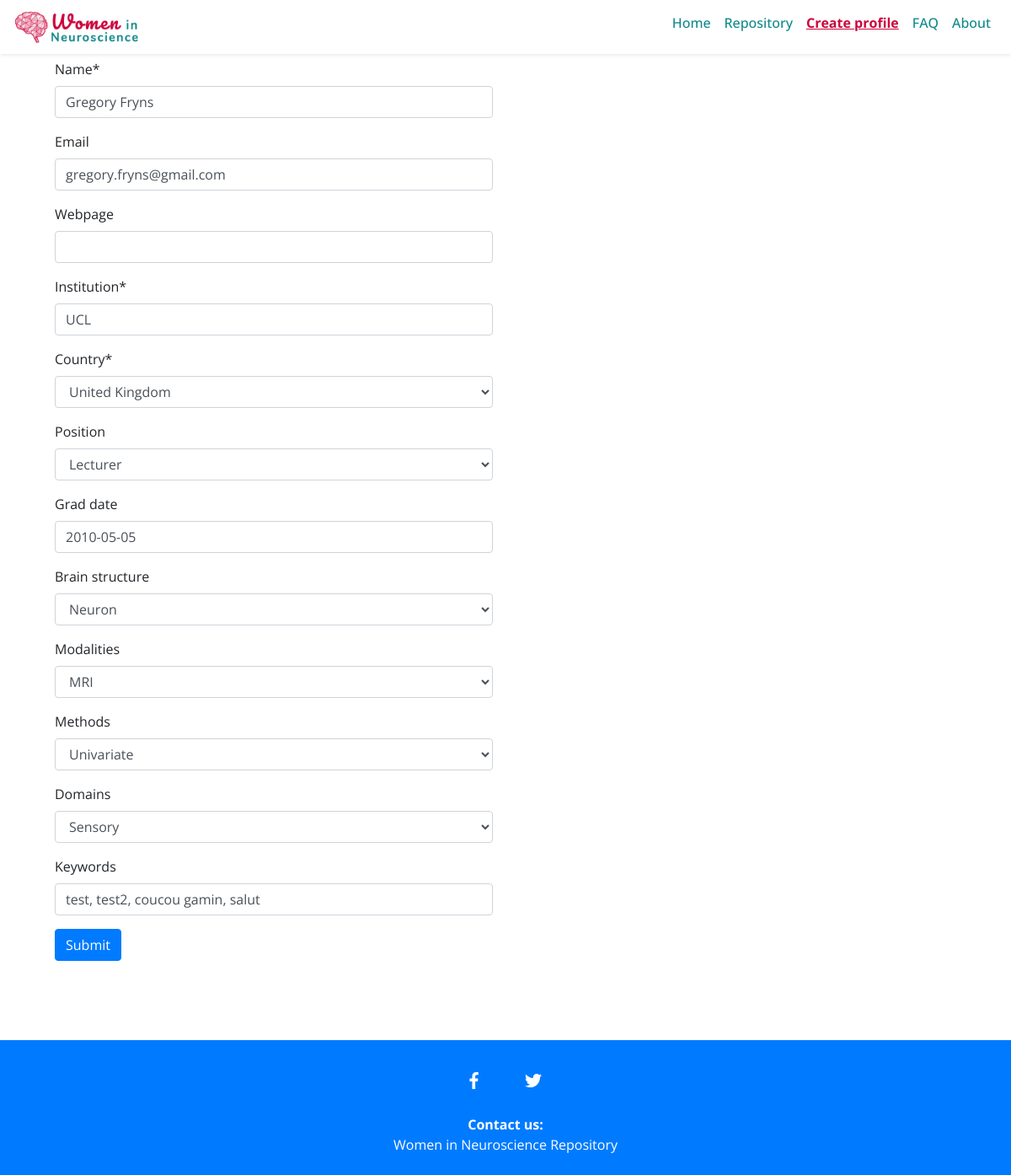
The page /list/651/edit on the database its author committed.
### profiles/models.py (models this page shows, shortened)
class Profile(models.Model):
    PHD = 'PhD student'
    MDR = 'Medical Doctor'
    PDR = 'Post-doctoral researcher'
    SRE = 'Senior researcher/ scientist'
    LEC = 'Lecturer'
    ATP = 'Assistant Professor'
    ACP = 'Associate Professor'
    PRF = 'Professor'
    DIR = 'Group leader/ Director/ Head of Department'
    POSITION_CHOICES = (
        (PHD, 'PhD student'),
        (MDR, 'Medical Doctor'),
        (PDR, 'Post-doctoral researcher'),
        (SRE, 'Senior researcher/ scientist'),
        (LEC, 'Lecturer'),
        (ATP, 'Assistant Professor'),
        (ACP, 'Associate Professor'),
        (PRF, 'Professor'),
        (DIR, 'Group leader/ Director/ Head of Department')
    )
    STRUCTURE_CHOICES = (
        ('N', 'Neuron'),
        ('L', 'Layer'),
        ('C', 'Column'),
        ('R', 'Region'),
        ('W', 'Whole Brain')
    )
    MODALITIES_CHOICES = (
        ('EP', 'Electrophysiology (EEG, MEG, ECoG)'),
        ('MR', 'MRI'),
        ('PE', 'PET'),
        ('DT', 'DTI'),
        ('BH', 'Behavioural'),
        ('ET', 'Eye Tracking'),
        ('BS', 'Brain Simulation'),
        ('GT', 'Genetics'),
        ('FN', 'fNIRS')
    )
    METHODS_CHOICES = (
        ('UV', 'Univariate'),
        ('MV', 'Multivariate'),
        ('PM', 'Predictive Models'),
        ('DC', 'DCM'),
        ('CT', 'Connectivity'),
        ('CM', 'Computational Modeling')
    )
    DOMAIN_CHOICES = (
        ('CG', 'Cognition (general)'),
        ('SL', 'Sleep'),
        ('CN', 'Consciousness'),
        ('MM', 'Memory'),
        ('SS', 'Sensory'),
        ('LG', 'Language'),
        ('EM', 'Emotion'),
        ('PN', 'Pain'),
        ('LE', 'Learning'),
        ('DV', 'Developmental'),
        ('CL', 'Clinical (general)'),
        ('DM', 'Dementia'),
        ('PK', 'Parkinson'),
        ('PS', 'Psychiatry'),
        ('AD', 'Addiction'),
        ('ON', 'Oncology'),
        ('DD', 'Degenerative diseases'),
    )
    name = models.CharField(max_length=100, blank=False)
    email = models.EmailField(blank=True)
    webpage = models.URLField(blank=True)
    institution = models.CharField(max_length=100, blank=False)
    country = models.ForeignKey(Country, on_delete=models.CASCADE)
    position = models.CharField(max_length=50, choices=POSITION_CHOICES, blank=True)
    grad_date = models.DateField(null=True, blank=True)
    brain_structure = MultiSelectField(choices=STRUCTURE_CHOICES, blank=True)
    modalities = MultiSelectField(choices=MODALITIES_CHOICES, blank=True)
    methods = MultiSelectField(choices=METHODS_CHOICES, blank=True)
    domains = MultiSelectField(choices=DOMAIN_CHOICES, blank=True)
    keywords = models.CharField(max_length=250, blank=True)
    publish_date = models.DateTimeField(default=timezone.now)
    last_updated = models.DateTimeField(auto_now=True)

class Country(models.Model):
    code = models.CharField(max_length=3, blank=False, unique=True)
    name = models.CharField(max_length=60, blank=False)
    is_under_represented = models.BooleanField(default=False)
    class Meta:
        verbose_name_plural = "countries"
    def __str__(self):
        return self.name

### profiles/views.py (the view, shortened to what this page needs)
# urls.py: path('list/<int:pk>/edit', views.UpdateProfile.as_view(), name='edit'),
class UpdateProfile(SuccessMessageMixin, generic.UpdateView):
    model = Profile
    fields = [
        'name',
        'email',
        'webpage',
        'institution',
        'country',
        'position',
        'grad_date',
        'brain_structure',
        'modalities',
        'methods',
        'domains',
        'keywords',
    ]
    success_message = "The profile for %(name)s was updated successfully"

### profiles/templates/profiles/profile_form.html (shortened to what this page needs)
{% extends "base.html" %}
{% load bootstrap4 %}
{% load static %}
{% load crispy_forms_tags %}
{% block css %}
	{{ block.super }}
	<link rel="stylesheet" type="text/css" href="{% static 'profiles/css/style.css' %}" />
{% endblock css %}
{% block nav-create-classes %}active{% endblock nav-create-classes %}
{% block content %}
<div class="col-lg-6 col-lg-offset-3">
    <form action="" method="post">
        {{ form|crispy }}
        {% buttons %}
        <button type="submit" class="btn btn-primary">
            Submit
        </button>
        {% endbuttons %}
    </form>
</div>
{% endblock content %}

### static/css/global.css (style rules this page uses)
body { font-family:'Open Sans', 'Lato', sans-serif; }

### rows shown on the page
Profile: name "Gregory Fryns", email "gregory.fryns@gmail.com", institution "UCL", country "United Kingdom", position "Lecturer", grad_date "2010-05-05", brain_structure "Neuron", modalities "MRI", methods "Univariate", domains "Sensory", keywords "test, test2, coucou gamin, salut"
